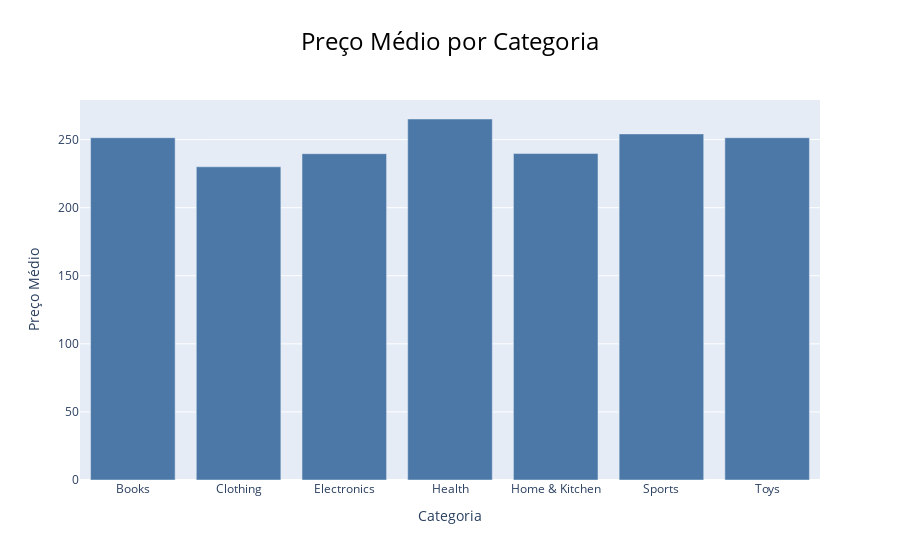

The notebook cell saved with this chart:
### Code cell
# Criar o gráfico de barras para visualizar o preço médio por categoria
fig = px.bar(price_by_category, 
             x='Category', 
             y='Average Price', 
             title='Preço Médio por Categoria',
             labels={'Category': 'Categoria', 'Average Price': 'Preço Médio'},
            color_discrete_sequence=px.colors.qualitative.T10)

# Atualizar o layout para centralizar o título e ajustar o estilo
fig.update_layout(
    title={
        'text': 'Preço Médio por Categoria',
        'x': 0.5,  # Centraliza o título horizontalmente
        'xanchor': 'center',  # Alinha o título ao centro
        'font': {
            'size': 24,  # Tamanho da fonte
            'color': 'black'  # Cor da fonte
        }
    },
    xaxis_title='Categoria',
    yaxis_title='Preço Médio'
)

# Exibir o gráfico
fig.show()

### Figure 1 — Plotly figure (JSON) as saved in the notebook; plotly's stock layout.template omitted (floating-point values rounded to 4 significant figures)
{"data": [{"alignmentgroup": "True", "hovertemplate": "Categoria=%{x}<br>Preço Médio=%{y}<extra></extra>", "legendgroup": "", "marker": {"color": "#4C78A8", "pattern": {"shape": ""}}, "name": "", "offsetgroup": "", "orientation": "v", "showlegend": false, "textposition": "auto", "type": "bar", "x": ["Books", "Clothing", "Electronics", "Health", "Home & Kitchen", "Sports", "Toys"], "xaxis": "x", "y": [251.4, 230.0, 239.7, 265.1, 239.8, 254.2, 251.4], "yaxis": "y"}], "layout": {"barmode": "relative", "legend": {"tracegroupgap": 0}, "title": {"font": {"color": "black", "size": 24}, "text": "Preço Médio por Categoria", "x": 0.5, "xanchor": "center"}, "xaxis": {"anchor": "y", "domain": [0, 1], "title": {"text": "Categoria"}}, "yaxis": {"anchor": "x", "domain": [0, 1], "title": {"text": "Preço Médio"}}}}
